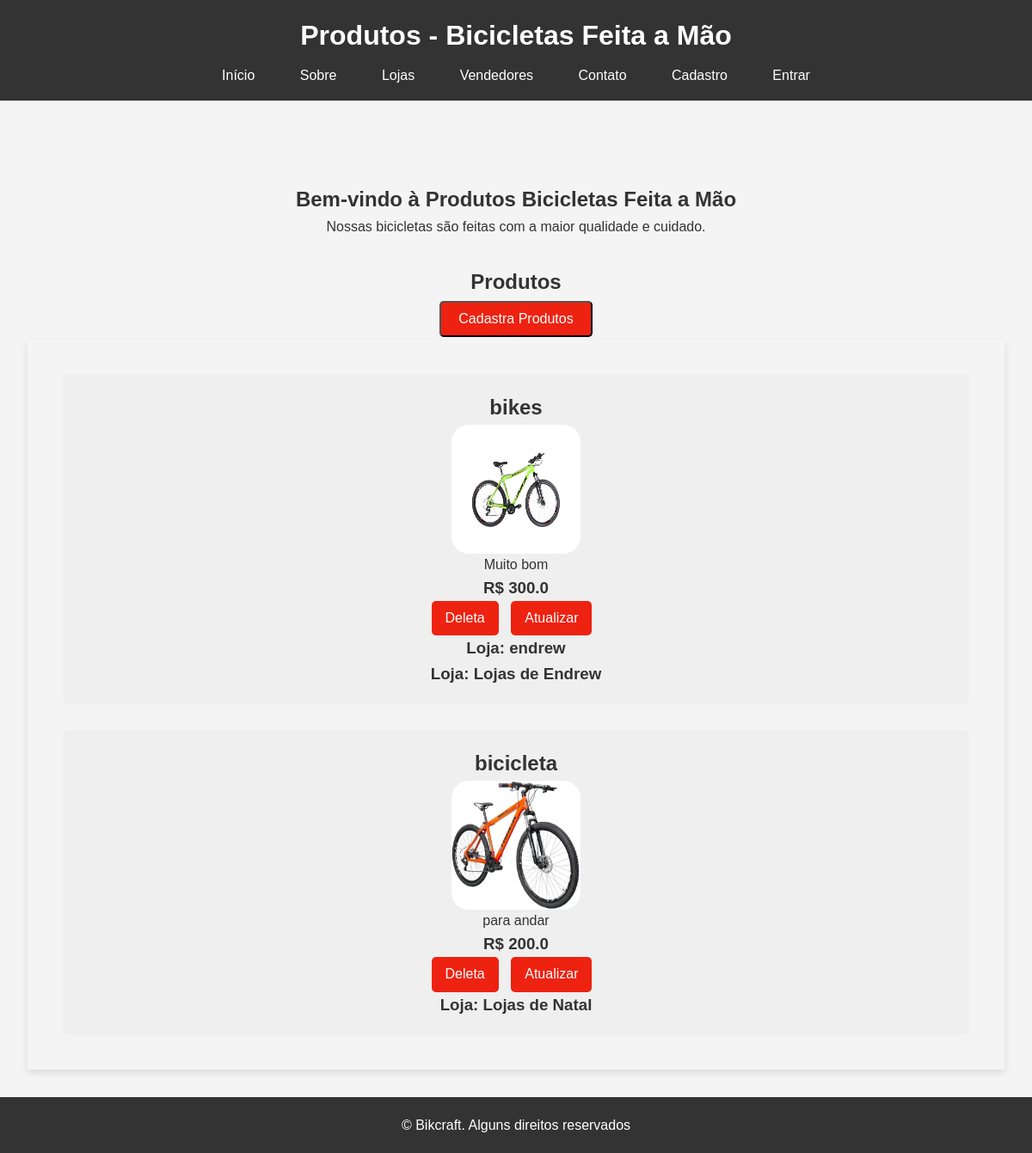
The app's page /produtos/, older data.
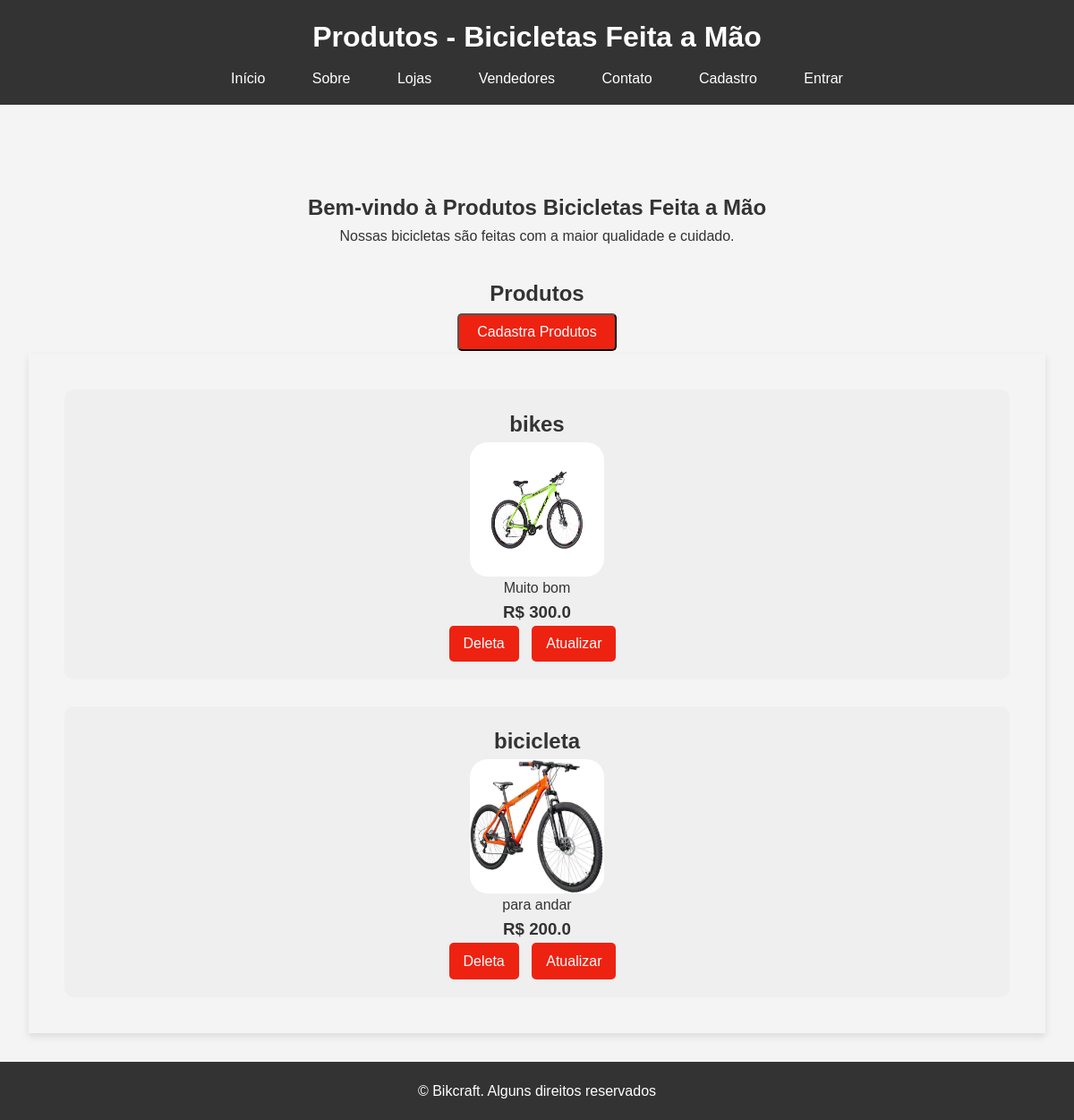
The same page, newer data.
### bikcraft/models.py (models this page shows, shortened)
class Bike(models.Model):
    modelo = models.CharField(max_length=255, verbose_name='Modelo')
    preco = models.FloatField(verbose_name='Preço')
    descricao = models.TextField(verbose_name='Descrição')
    foto = models.ImageField(upload_to='media/bikcraft/', blank=True, null=True, verbose_name='Foto')

class Lojas(models.Model):
    nome = models.CharField(max_length=30, verbose_name='Nome da Loja')
    produtos = models.ManyToManyField(Bike, verbose_name='Produtos')
    cnpj = models.CharField(max_length=25, verbose_name='CNPJ')
    detalhe = models.TextField(blank=True, null=True, verbose_name='Descrição')
    def __str__(self):
        return self.nome

### bikcraft/views.py (the view)
# urls.py: path('produtos/', views.produtos, name='pagina-produtos'),
def produtos(request):
    bike = Bike.objects.all()
    return render(request, 'produtos.html', {'produtos': bike})

### bikcraft/templates/produtos.html
{% extends "base/produtos.html" %}
{% load static %}
{% block conteudo %}
<main>
    <section id="home">
        <h2><center>Bem-vindo à Produtos Bicicletas Feita a Mão</center></h2>
        <p><center>Nossas bicicletas são feitas com a maior qualidade e cuidado.</center></p>
    </section>
    <h2><center>Produtos</center></h2>
    <div class="button-cadastra">
        <a href='{% url "pagina-cadastraprodutos" %}'><button>Cadastra Produtos</button></a>
    </div>
    <section id="products">
        {% for produto in produtos %}
            <div class='product-card'>
                <h2>{{produto.modelo}}</h2>
                <img class='foto' src='{{produto.foto.url}}'/>
                <p>{{produto.descricao}}</p>
                <h3> R$ {{produto.preco}}</h3>
                <div class="button-container">
                    <a href='{% url "deleta-produtos" produto.id %}'><button>Deleta</button></a>
                    <a id='atualizado' href='{% url "pagina-atualizado" produto.id %}'><button id='atualiza'>Atualizar</button></a>
                </div>
                {% for loja in produto.lojas_set.all %}
                    <h3>Loja: {{loja}}</h3>
                {% endfor %}
            </div>
        {% endfor %}
    </section>
</main>
{% endblock conteudo %}

### templates/base/produtos.html (shortened to what this page needs)
{% load static %}
<!DOCTYPE html>
<html lang="pt-BR">
<head>
    <link rel="stylesheet" href="{% static "base/css/produtos.css" %}">
</head>
<body>
    <header>
        <h1>Produtos - Bicicletas Feita a Mão</h1>
        <nav>
            <ul>
                <li><a href='{% url "pagina-inicial" %}'>Início</a></li>
                <li><a href="{% url "pagina-sobre" %}">Sobre</a></li>
                <li><a href='{% url "pagina-loja" %}'>Lojas</a></li>
                <li><a href='{% url "pagina-vendedores" %}'>Vendedores</a></li>
                <li><a href="{% url "pagina-contados" %}">Contato</a></li>
                <li><a href='{% url "cadastra-usuario" %}'>Cadastro</a></li>
                {% if request.user.is_authenticated %}
                <li><a href='{% url "sair" %}'>Sair</a></li>
                {% else %}
                <li><a href='{% url "acessar" %}'>Entrar</a></li>
                {% endif %}
            </ul>
        </nav>
    </header>
    {% block conteudo %}{% endblock conteudo %}
    <footer>
        <p>&copy; Bikcraft. Alguns direitos reservados</p>
    </footer>
</body>
</html>

### templates/static/base/css/produtos.css (style rules this page uses)
* { margin: 0; padding: 0; box-sizing: border-box; }
body { font-family: Arial, sans-serif; line-height: 1.6; background-color: #f4f4f4; color: #333; }
#home { text-align: center; margin: 4rem; }
header { background: #333; color: #fff; padding: 1rem 0; text-align: center; }
header h1 { margin-bottom: 0.5rem; }
nav ul { list-style: none; }
nav ul li { display: inline; margin: 0 0.5rem; }
nav ul li a { color: #fff; text-decoration: none; padding: 0.5rem 1rem; }
main { padding: 2rem; }
section#home { margin-bottom: 2rem; }
section#products { display: grid; gap: 30px; padding: 40px; box-shadow: 0 4px 8px rgba(0, 0, 0, 0.1); }
.product-card { background: #efefef; grid-template-columns: 1fr; border-radius: 10px; padding: 20px 0px; justify-items: center; display: grid; }
.button-cadastra { display: flex; justify-content: center; align-items: center; height: 6vh; }
.button-cadastra button { padding: 10px 20px; font-size: 16px; cursor: pointer; background-color: #e21; color: #fff; border-radius: 5px; }
.button-container button { display: inline-block; margin-right: 10px; font-size: 16px; cursor: pointer; background: #e21; color: #fff; padding: 0.7rem 1.0rem; border: none; border-radius: 5px; }
.foto { width: 150px; height: 150px; border-radius: 20px; }
p { text-align: center; }
footer { background: #333; color: #fff; text-align: center; padding: 20px 0; }
footer p { margin: 0; }

Row changes from the older to the newer data that the page shows:
removed Lojas: nome "endrew", shown under Bike "bikes"
removed Lojas: nome "Lojas de Endrew", shown under Bike "bikes"
removed Lojas: nome "Lojas de Natal", shown under Bike "bicicleta"
